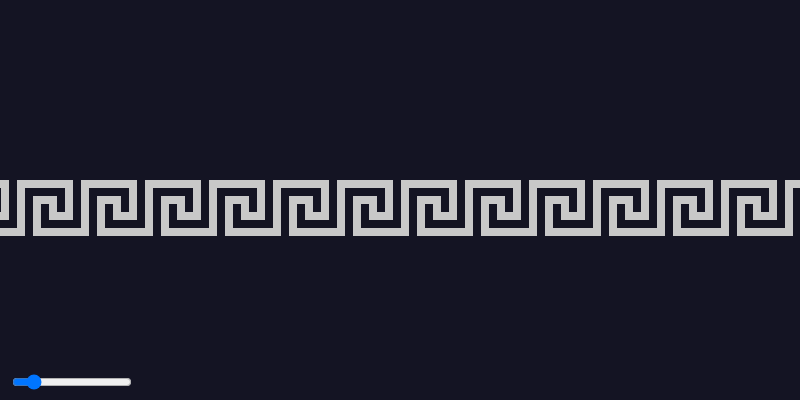
Frame 1 (no input)
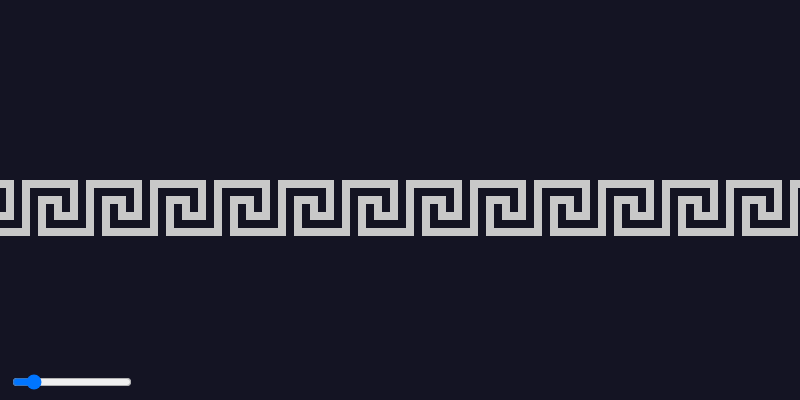
Frame 60 (no input)
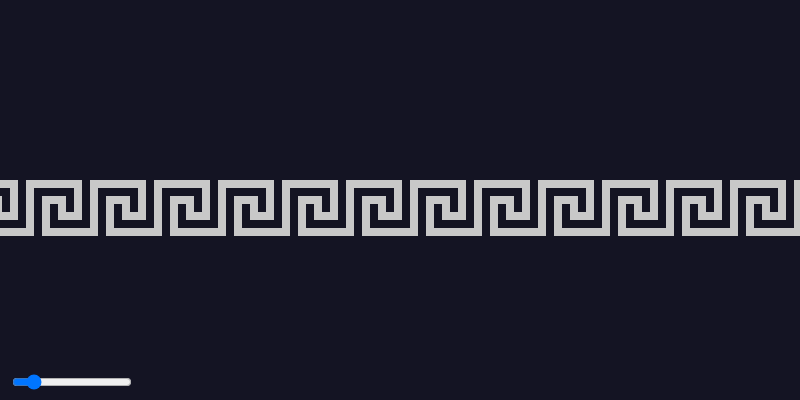
Frame 120 (the mouse pressed at the canvas centre since frame 60)

The p5.js sketch that drew these frames (run headless with seeded random() and noise() and a simulated clock; from frame 60 on, the mouse is pressed at the canvas centre):

// p5.js sketch
// ── sketch.js
let s = 16;
let n = 4;
let d = 0;
let r = 5;
let x = 0;
let y = 0;
let sl, sl2;
let o = 0;

function setup() {
  createCanvas(800, 400);
  frameRate(30);
  strokeWeight(s/2);
  strokeCap(PROJECT);
  sl = createSlider(1, 16, 3, 1);
  sl.position(10, height-28);
  sl.style("width", "120px");
}

function c(l) {
  while (d < 0) {
    d+=4;
  }
  d = d%4;
  switch (d) {
    case 0:
      line(x, y, x+(l*s), y);
      x += l*s;
      break;
    case 1:
      line(x, y, x, y-(l*s));
      y -= l*s;
      break;
    case 2:
      line(x, y, x-(l*s), y);
      x -= l*s;
      break;
    case 3:
      line(x, y, x, y+(l*s));
      y += l*s;
      break;
  }
}

function draw() {
  background(20, 20, 35);
  stroke(200);
  let g = 1;
  n = sl.value();
  d = -sl.value();
  r = min(int((width-200)/(0.4*s*n)),40);
  o++;
  if (o >= (n+1)*2*s) {o = 0;}
  x = -s*(n)-26-o;
  y = height/2;
  for (let i = 0; i <= r; i++) {
    while (g <= n) {
      d++;
      c(g++);
    }
    d++;
    c(n);
    while (g > 1) {
      d--;
      c(--g);
    }
    d--;
    c(1);
  }
}
